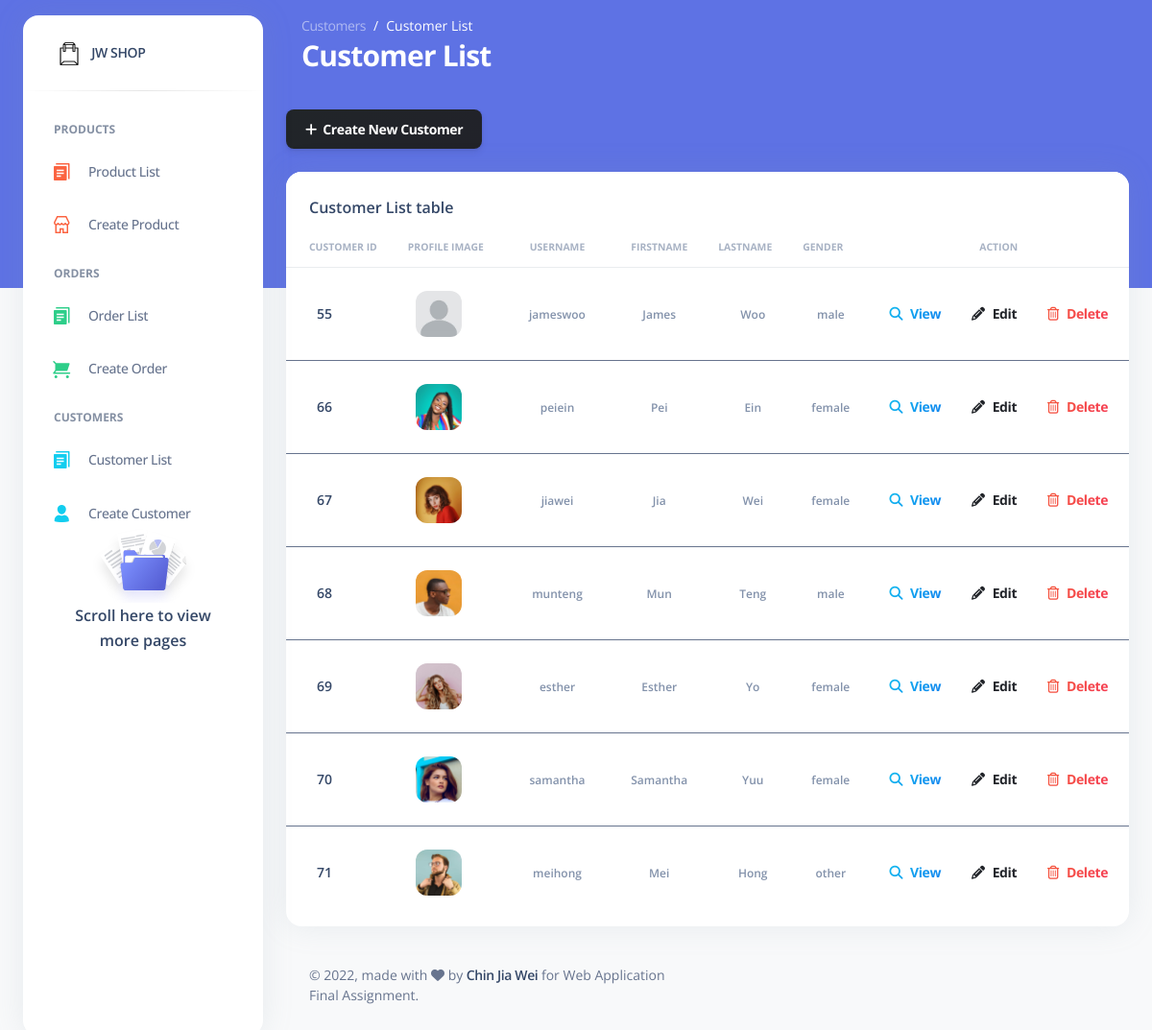
/customer_read.php (signed in), run on the app's committed database.
### tables this page shows
CREATE TABLE IF NOT EXISTS `customers` (
  `username` varchar(55) NOT NULL,
  `customer_id` int(255) NOT NULL AUTO_INCREMENT,
  `password` varchar(255) NOT NULL,
  `email` varchar(255) NOT NULL,
  `firstname` varchar(55) NOT NULL,
  `lastname` varchar(55) NOT NULL,
  `dob` date NOT NULL,
  `gender` enum('male','female','other') NOT NULL,
  `status` enum('active','deactivate') NOT NULL,
  `cust_image` varchar(255) DEFAULT NULL,
  `created` datetime NOT NULL DEFAULT CURRENT_TIMESTAMP,
  `modified` timestamp NOT NULL DEFAULT CURRENT_TIMESTAMP ON UPDATE CURRENT_TIMESTAMP,
  PRIMARY KEY (`customer_id`)
);

### customer_read.php (the view, shortened to what this page needs)
<!DOCTYPE html>
<html lang="en">
<head>
  <link href="assets/css/nucleo-icons.css" rel="stylesheet" />
  <link href="assets/css/nucleo-svg.css" rel="stylesheet" />
  <link href="assets/css/nucleo-svg.css" rel="stylesheet" />
  <link id="pagestyle" href="assets/css/argon-dashboard.css?v=2.0.2" rel="stylesheet" />
</head>
<?php
include 'database/connection.php';
$query = "SELECT customer_id, username, email, firstname, lastname, gender, cust_image FROM customers ORDER BY customer_id ASC";
$stmt = $con->prepare($query);
$stmt->execute();
$num = $stmt->rowCount();
?>
<body class="g-sidenav-show   bg-gray-100">
  <div class="min-height-300 bg-primary position-absolute w-100"></div>
  <?php
  include 'nav.php';
  ?>
  <main class="main-content position-relative border-radius-lg ">
    <nav class="navbar navbar-main navbar-expand-lg px-0 mx-4 shadow-none border-radius-xl " id="navbarBlur" data-scroll="false">
      <div class="container-fluid py-1 px-3">
        <nav aria-label="breadcrumb">
          <ol class="breadcrumb bg-transparent mb-0 pb-0 pt-1 px-0 me-sm-6 me-5">
            <li class="breadcrumb-item text-sm"><a class="opacity-5 text-white" href="javascript:;">Customers</a></li>
            <li class="breadcrumb-item text-sm text-white active" aria-current="page">Customer List</li>
          </ol>
          <h3 class="font-weight-bolder text-white mb-0">Customer List</h3>
        </nav>
      </div>
    </nav>
    <div class="container-fluid py-4">
      <div class="col-12 text-start pb-4">
        <a class="btn bg-gradient-dark mb-0" href="customer_create.php"><i class="fas fa-plus"></i>&nbsp;&nbsp;Create New Customer</a>
      </div>
      <div class="row">
        <div class="col-12">
          <div class="card mb-4">
            <div class="card-header pb-0">
              <h6>Customer List table</h6>
            </div>
            <div class="card-body px-0 pt-0 pb-2">
              <div class="table-responsive p-0">
                <?php if ($num > 0) { ?>
                  <table class="table align-items-center mb-0">
                    <thead>
                      <tr>
                        <th class="text-uppercase text-secondary text-xxs font-weight-bolder opacity-7">Customer ID</th>
                        <th class="text-uppercase text-secondary text-xxs font-weight-bolder opacity-7 ps-2">Profile Image</th>
                        <th class="text-center text-uppercase text-secondary text-xxs font-weight-bolder opacity-7">Username</th>
                        <th class="text-center text-uppercase text-secondary text-xxs font-weight-bolder opacity-7">Firstname</th>
                        <th class="text-uppercase text-secondary text-xxs font-weight-bolder opacity-7 ps-2">Lastname</th>
                        <th class="text-uppercase text-secondary text-xxs font-weight-bolder opacity-7 ps-2">Gender</th>
                        <th class="text-center text-uppercase text-secondary text-xxs font-weight-bolder opacity-7">Action</th>
                      </tr>
                    </thead>
                  <?php
                  while ($row = $stmt->fetch(PDO::FETCH_ASSOC)) {
                    extract($row);
                    echo "<tbody>";
                    echo "<tr>";
                    echo "<td>";
                    echo "<div class='d-flex px-4 py-3'>";
                    echo "<div class='d-flex flex-column justify-content-center'>";
                    echo "<h6 class='mb-0 text-sm'>{$customer_id}</h6>";
                    echo "</div>";
                    echo "</div>";
                    echo "</td>";
                    echo "<td>";
                    echo "<div class='d-flex px-2 py-3'>";
                    echo "<div>";
                    if ($cust_image == "") {
                      echo "<img src ='uploads/default_profile_image.jpg' class='avatar' width='100px' height='100px'>";
                    } else {
                      echo "<img src ='uploads/{$cust_image}' class='avatar' width='100px' height='100px'>";
                    }
                    echo "</div>";
                    echo "</div>";
                    echo "</td>";
                    echo "<td class='align-middle text-center text-sm'>";
                    echo "<span class='text-secondary text-xs font-weight-bold'>{$username}</span>";
                    echo "</td>";
                    echo "<td class='align-middle text-center'>";
                    echo "<span class='text-secondary text-xs font-weight-bold'>{$firstname}</span>";
                    echo "</td>";
                    echo "<td class='align-middle text-center'>";
                    echo "<span class='text-secondary text-xs font-weight-bold'>{$lastname}</span>";
                    echo "</td>";
                    echo "<td class='align-middle text-center'>";
                    echo "<span class='text-secondary text-xs font-weight-bold'>{$gender}</span>";
                    echo "</td>";
                    echo "<td class='align-middle text-center'>";
                    echo "<a class='btn btn-link text-info text-gradient px-3 mb-0' href='customer_read_one.php?id={$customer_id}'><i class='fas fa-search me-2'></i>View</a>";
                    echo "<a class='btn btn-link text-dark text-gradient px-3 mb-0' href='customer_update.php?id={$customer_id}'><i class='fas fa-pencil-alt text-dark me-2'></i>Edit</a>";
                    echo "<a class='btn btn-link text-danger text-gradient px-3 mb-0' onclick='delete_user({$customer_id})'><i class='far fa-trash-alt me-2'></i>Delete</a>";
                    echo "</td>";
                  }
                  echo "</table>";
                }
                else {
                  echo "<div class='alert alert-danger'>No records found.</div>";
                }
                  ?>
              </div>
            </div>
          </div>
        </div>
      </div>
      <?php
      include("footer.php");
      ?>
</body>
</html>

### nav.php (shortened to what this page needs)
<aside class="sidenav bg-white navbar navbar-vertical navbar-expand-xs border-0 border-radius-xl my-3 fixed-start ms-4 " id="sidenav-main">
  <div class="sidenav-header">
    <a class="navbar-brand m-0" href="welcome.php" target="_blank">
      <img src="assets/img/icon-white-bg.png" class="navbar-brand-img h-100" alt="main_logo">
      <span class="ms-1 font-weight-bold">JW SHOP</span>
    </a>
  </div>
  <hr class="horizontal dark mt-0">
  <div class="collapse navbar-collapse  w-auto " id="sidenav-collapse-main">
    <ul class="navbar-nav">
      <li class="nav-item mt-3">
        <h6 class="ps-4 ms-2 text-uppercase text-xs font-weight-bolder opacity-6">Products</h6>
      </li>
      <li class="nav-item">
        <a class="nav-link " href="product_read.php">
          <div class="icon icon-shape icon-sm border-radius-md text-center me-2 d-flex align-items-center justify-content-center">
            <i class="ni ni-single-copy-04 text-warning text-lg opacity-10"></i>
          </div>
          <span class="nav-link-text ms-1">Product List</span>
        </a>
      </li>
      <li class="nav-item">
        <a class="nav-link " href="product_create.php">
          <div class="icon icon-shape icon-sm border-radius-md text-center me-2 d-flex align-items-center justify-content-center">
            <i class="ni ni-shop text-warning text-lg opacity-10"></i>
          </div>
          <span class="nav-link-text ms-1">Create Product</span>
        </a>
      </li>
      <li class="nav-item mt-3">
        <h6 class="ps-4 ms-2 text-uppercase text-xs font-weight-bolder opacity-6">Orders</h6>
      </li>
      <li class="nav-item">
        <a class="nav-link " href="order_summary.php">
          <div class="icon icon-shape icon-sm border-radius-md text-center me-2 d-flex align-items-center justify-content-center">
            <i class="ni ni-single-copy-04 text-success text-lg opacity-10"></i>
          </div>
          <span class="nav-link-text ms-1">Order List</span>
        </a>
      </li>
      <li class="nav-item">
        <a class="nav-link " href="order_create.php">
          <div class="icon icon-shape icon-sm border-radius-md text-center me-2 d-flex align-items-center justify-content-center">
            <i class="ni ni-cart text-success text-lg opacity-10"></i>
          </div>
          <span class="nav-link-text ms-1">Create Order</span>
        </a>
      </li>
      <li class="nav-item mt-3">
        <h6 class="ps-4 ms-2 text-uppercase text-xs font-weight-bolder opacity-6">Customers</h6>
      </li>
      <li class="nav-item">
        <a class="nav-link " href="customer_read.php">
          <div class="icon icon-shape icon-sm border-radius-md text-center me-2 d-flex align-items-center justify-content-center">
            <i class="ni ni-single-copy-04 text-info text-lg opacity-10"></i>
          </div>
          <span class="nav-link-text ms-1">Customer List</span>
        </a>
      </li>
      <li class="nav-item">
        <a class="nav-link " href="customer_create.php">
          <div class="icon icon-shape icon-sm border-radius-md text-center me-2 d-flex align-items-center justify-content-center">
            <i class="ni ni-single-02 text-info text-lg opacity-10"></i>
          </div>
          <span class="nav-link-text ms-1">Create Customer</span>
        </a>
      </li>
    </ul>
  </div>
  <div class="sidenav-footer mx-3 ">
    <div class="card card-plain shadow-none" id="sidenavCard">
      <img class="w-50 mx-auto" src="assets/img/illustrations/icon-documentation.svg" alt="sidebar_illustration">
      <div class="card-body text-center p-3 w-100 pt-0">
        <div class="docs-info">
          <h6 class="mb-0">Scroll here to view more pages</h6>
        </div>
      </div>
    </div>
  </div>
</aside>

### footer.php (shortened to what this page needs)
<footer class="footer pt-3 pb-4">
        <div class="container-fluid">
          <div class="row align-items-center justify-content-lg-between">
            <div class="col-lg-6 mb-lg-0 mb-4">
              <div class="copyright text-center text-sm text-muted text-lg-start">
                © ,
                made with <i class="fa fa-heart"></i> by
                <a href="https://www.creative-tim.com" class="font-weight-bold" target="_blank">Chin Jia Wei</a>
                for Web Application Final Assignment.
              </div>
            </div>
      </footer>

### assets/css/nucleo-svg.css (style rules this page uses)
.icon { display: inline-block; color: #111111; height: 1em; width: 1em; }
.icon-sm { height: 0.8em; width: 0.8em; }
.icon { fill: currentColor; stroke: none; }

### data on the page
customers: customer_id "55", username "jameswoo", firstname "James", lastname "Woo", gender "male"
customers: customer_id "66", cust_image (picture), username "peiein", firstname "Pei", lastname "Ein", gender "female"
customers: customer_id "67", cust_image (picture), username "jiawei", firstname "Jia", lastname "Wei", gender "female"
customers: customer_id "68", cust_image (picture), username "munteng", firstname "Mun", lastname "Teng", gender "male"
customers: customer_id "69", cust_image (picture), username "esther", firstname "Esther", lastname "Yo", gender "female"
customers: customer_id "70", cust_image (picture), username "samantha", firstname "Samantha", lastname "Yuu", gender "female"
customers: customer_id "71", cust_image (picture), username "meihong", firstname "Mei", lastname "Hong", gender "other"
